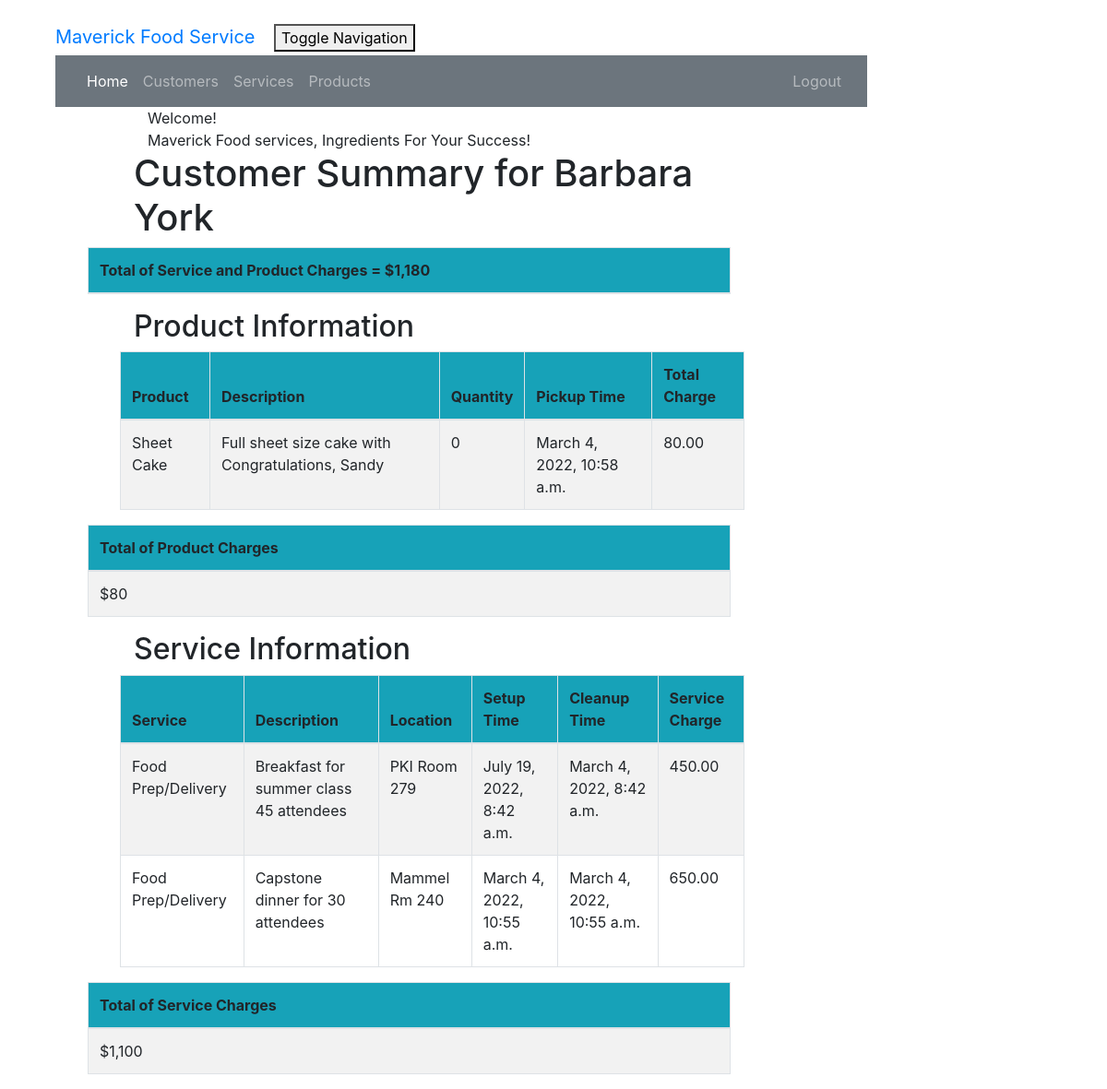
Screenshot of /customer/6/summary/ (signed in) with the database file from the repository.
### crm/models.py (models this page shows, shortened)
class Customer(models.Model):
    cust_name = models.CharField(max_length=50)
    email = models.EmailField(max_length=100)
    phone = models.CharField(max_length=20)
    bldgroom = models.CharField(max_length=100)
    address = models.CharField(max_length=200)
    city = models.CharField(max_length=50)
    state = models.CharField(max_length=50)
    zipcode = models.CharField(max_length=10)
    organization = models.CharField(max_length=100)
    role = models.CharField(max_length=100)

class Product(models.Model):
    cust_name = models.ForeignKey(Customer, on_delete=models.CASCADE, related_name='products')
    product = models.CharField(max_length=100)
    description = models.TextField()
    quantity = models.IntegerField()
    pickup_time = models.DateTimeField(
        default=timezone.now)
    charge = models.DecimalField(max_digits=10, decimal_places=2)
    created_date = models.DateTimeField(
        default=timezone.now)
    updated_date = models.DateTimeField(auto_now_add=True)

class Service(models.Model):
    cust_name = models.ForeignKey(Customer, on_delete=models.CASCADE, related_name='services')
    service_category = models.CharField(max_length=100)
    description = models.TextField()
    location = models.CharField(max_length=200)
    setup_time = models.DateTimeField(
        default=timezone.now)
    cleanup_time = models.DateTimeField(
        default=timezone.now)
    service_charge = models.DecimalField(max_digits=10, decimal_places=2)
    created_date = models.DateTimeField(
        default=timezone.now)
    updated_date = models.DateTimeField(auto_now_add=True)

### crm/views.py (the view)
# urls.py: path('customer/<int:pk>/summary/', views.summary, name='summary'),
@login_required
def summary(request, pk):
    customer = get_object_or_404(Customer, pk=pk)
    services = Service.objects.filter(cust_name=pk)
    products = Product.objects.filter(cust_name=pk)
    sum_service_charge = \
        Service.objects.filter(cust_name=pk).aggregate(Sum('service_charge'))
    sum_product_charge = \
        Product.objects.filter(cust_name=pk).aggregate(Sum('charge'))
    sum = sum_product_charge.get("charge__sum")
    if sum == None:
        sum_product_charge = {'charge__sum': Decimal('0')}
    sum = sum_service_charge.get("service_charge__sum" )
    if sum == None:
        sum_service_charge = {'service_charge__sum': Decimal('0')}
    return render(request, 'crm/summary.html', {'customer': customer,
                                                'products': products,
                                                'services': services,
                                                'sum_service_charge': sum_service_charge,
                                                'sum_product_charge': sum_product_charge,
                                                })

### crm/templates/crm/summary.html (shortened to what this page needs)
{% extends 'crm/base.html' %}
{% block content %}
{% load mathfilters %}
{% load humanize %}
<div class="container">
    <div class="row">
        <div class="col-md-10 col-md-offset-1">
            <div class="panel panel-primary">
                <div class="panel-heading">Welcome!</div>
                <div class="panel-body">
                    Maverick Food services, Ingredients For Your Success!
                </div>
            </div>
        </div>
    </div>
</div>
<div class="row">
  <h1 style="padding-left: 15Px">Customer Summary for {{ customer.cust_name }}</h1>
</div>
        <table class="table table-striped table-bordered table-hover">
        <thead>
            <tr class="bg-info">
                <th>Total of Service and Product Charges = ${{ sum_service_charge.service_charge__sum|add:sum_product_charge.charge__sum|intcomma }}</th>
            </tr>
    </table>
    <div class="row">
        <h2 style="padding-left: 15Px">Product Information</h2>
    </div>
    <div class="row">
        <table class="table table-striped table-bordered table-hover">
            <thead>
            <tr class="bg-info">
                <th>Product</th>
                <th>Description</th>
                <th>Quantity</th>
                <th>Pickup Time</th>
                <th>Total Charge</th>
            </tr>
            </thead>
            <tbody>
            {% for product in products %}
                <tr>
                    <td>{{ product.product }}</td>
                    <td>{{ product.description }}</td>
                    <td>{{ product.quantity|intcomma }}</td>
                    <td>{{ product.pickup_time }}</td>
                    <td>{{ product.charge|intcomma }}</td>
                </tr>
            {% endfor %}
            </tbody>
        </table>
    </div>
        <table class="table table-striped table-bordered table-hover">
        <thead>
            <tr class="bg-info">
                <th>Total of Product Charges</th>
            </tr>
        </thead>
        <tbody>
            <tr>
                <td>${{ sum_product_charge.charge__sum|intcomma }}</td>
            </tr>
        </tbody>
    </table>
 <div class="row">
        <h2 style="padding-left: 15Px">Service Information</h2>
    </div>
    <div class="row">
        <table class="table table-striped table-bordered table-hover">
            <thead>
            <tr class="bg-info">
                <th>Service</th>
                <th>Description</th>
                <th>Location</th>
                <th>Setup Time</th>
                <th>Cleanup Time</th>
                <th>Service Charge</th>
            </tr>
            </thead>
            <tbody>
            {% for service in services %}
                <tr>
                    <td>{{ service.service_category }}</td>
                    <td>{{ service.description }}</td>
                    <td>{{ service.location}}</td>
                    <td>{{ service.setup_time }}</td>
                    <td>{{ service.cleanup_time }}</td>
                    <td>{{ service.service_charge|intcomma }}</td>
                </tr>
            {% endfor %}
            </tbody>
        </table>
    </div>
        <table class="table table-striped table-bordered table-hover">
        <thead>
            <tr class="bg-info">
                <th>Total of Service Charges</th>
            </tr>
        </thead>
        <tbody>
            <tr>
                <td>${{ sum_service_charge.service_charge__sum|intcomma}}</td>
            </tr>
        </tbody>
    </table>
</div>
{% endblock %}

### crm/static/css/portfolio.css (style rules this page uses)
body { padding-left: 45px; padding-right: 45px; padding-top: 20px; }
.row { padding-left: 50px; }

### rows the page displays
Customer: cust_name "Barbara York"
Product: product "Sheet Cake", description "Full sheet size cake with Congratulations, Sandy", quantity "0", pickup_time "March 4, 2022, 10:58 a.m.", charge "80.00"
Service: service_category "Food Prep/Delivery", description "Breakfast for summer class 45 attendees", location "PKI Room 279", setup_time "July 19, 2022, 8:42 a.m.", cleanup_time "March 4, 2022, 8:42 a.m.", service_charge "450.00"
Service: service_category "Food Prep/Delivery", description "Capstone dinner for 30 attendees", location "Mammel Rm 240", setup_time "March 4, 2022, 10:55 a.m.", cleanup_time "March 4, 2022, 10:55 a.m.", service_charge "650.00"

### other values shown
{{ sum_product_charge.charge__sum|intcomma }} "80"
{{ sum_service_charge.service_charge__sum|intcomma }} "1,100"
